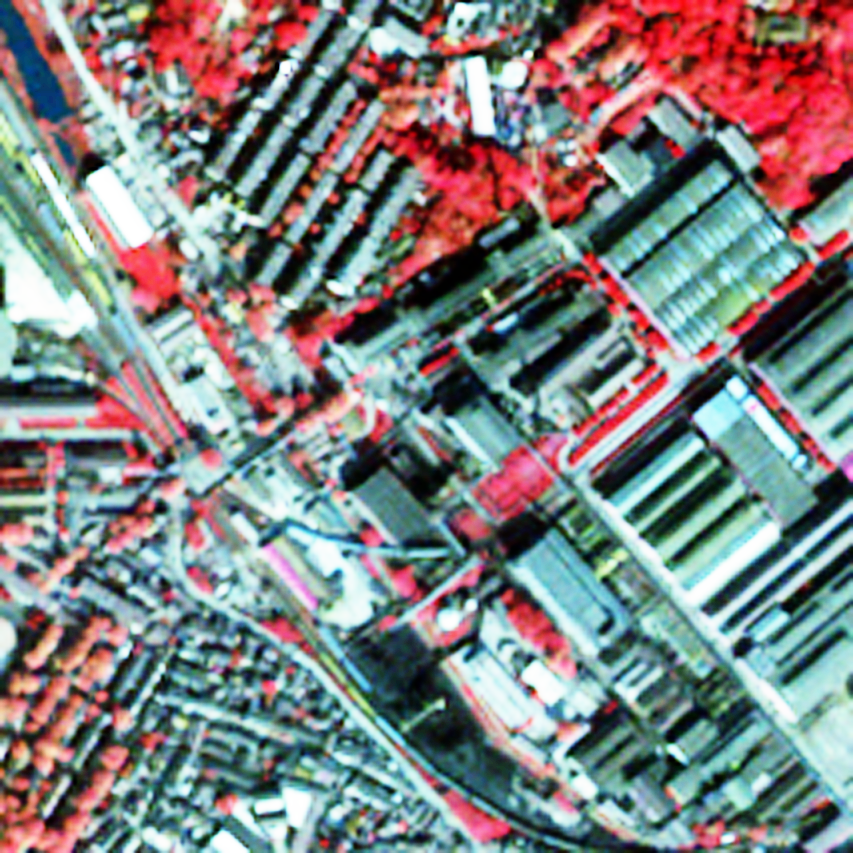
#> input picture week10/mul_input.tif, 853 x 853 px
$ python PCA.py
#> lines starting #> are read from the running program, lines starting #| are printed output that depends on the picture
#> further down, mul is the input picture: shape (853, 853, 3); mean B, G, R 129.7, 129.6, 129.1
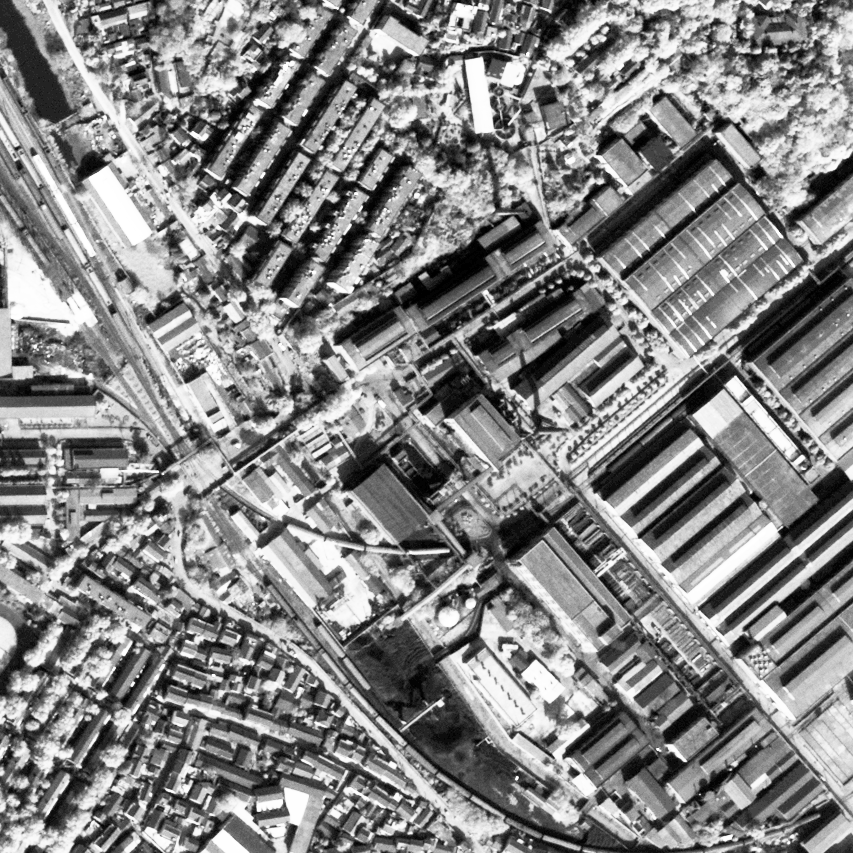
#> input picture week10/pan_input.tif, 853 x 853 px
#> further down, pan is the input picture: shape (853, 853); min 0, max 255, mean 131.9
import cv2
import numpy as np

def pca(mul, pan):

    #将数据转换为浮点型便于计算
    mul = np.float64(mul)
    pan = np.float64(pan)
    dst = np.zeros(mul.shape, dtype = np.uint8)

    #主成分变换，得到特征值和特征向量
    row, col, dim = mul.shape
#> row = 853; col = 853; dim = 3
    temp = np.zeros((row * col, dim), dtype = np.float32)
    for i in range(dim):
        temp[:, i] = (mul[:, :, i]).ravel() # 将矩阵向量化
    meanTemp, eigvect = cv2.PCACompute(temp, (np.mean(temp, axis = 0)).reshape(1, -1)) # axis=0，输出矩阵是1行，求每一列的平均（按照每一行去求平均）；转换成一行；返回排序后的特征值和特征向量
#> meanTemp = [[129.7, 129.6, 129]]; eigvect = [[0.614, 0.61, 0.501], [-0.339, -0.369, 0.865], [-0.713, 0.701, 0.0198]]

    #替换第一分量
    pca = cv2.PCAProject(temp, meanTemp, eigvect) # 旋转到主成分空间
    pca[:, 0] = pan.ravel()
    inverse = cv2.PCABackProject(pca, meanTemp, eigvect)
    temp = np.zeros(mul.shape, dtype = np.float64)
    for i in range(3):
        temp[:, :, i] = (inverse[:, i]).reshape(row, col)
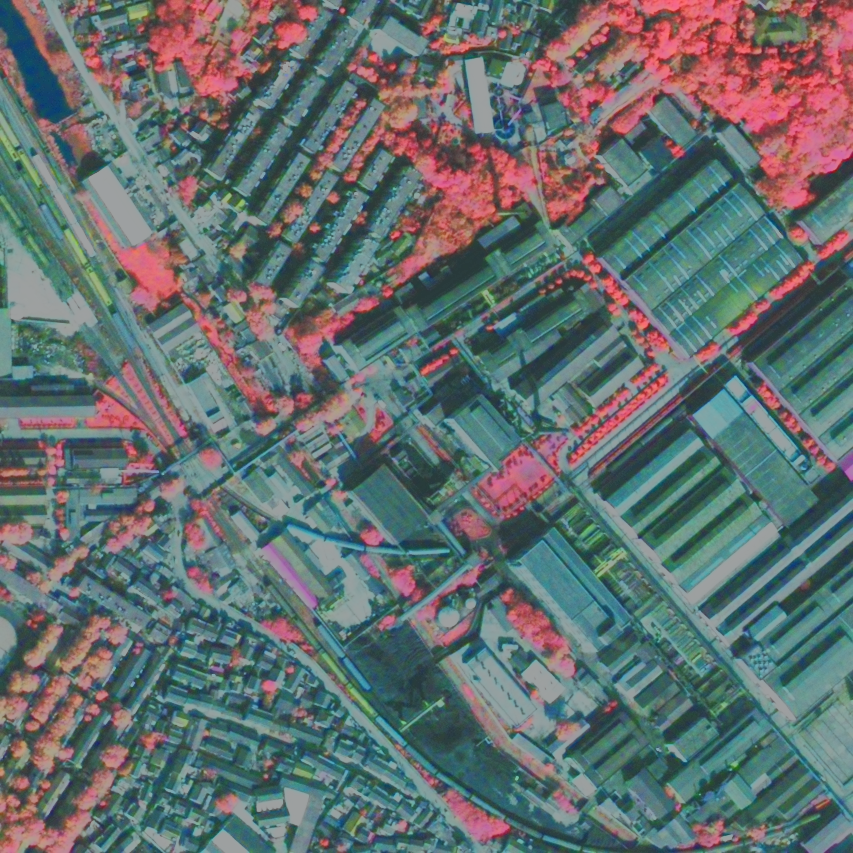
#> temp: shape (853, 853, 3) float64; mean of channels 0, 1, 2 210.6, 210, 195.1; drawn with min black and max white

    #转换到8位整型数据
    for i in range(dim):
        imax = np.max(temp[:, :, i])
        imin = np.min(temp[:, :, i])
        dst[:, :, i] = np.uint8(255.0 / (imax - imin + 0.0000001) * (temp[:, :, i] - imin))
#> this loop made 3 passes
#> (imax, imin) on passes 1 to 3: (340.3, 85.1), (327, 74.79), (408.2, 56.51)
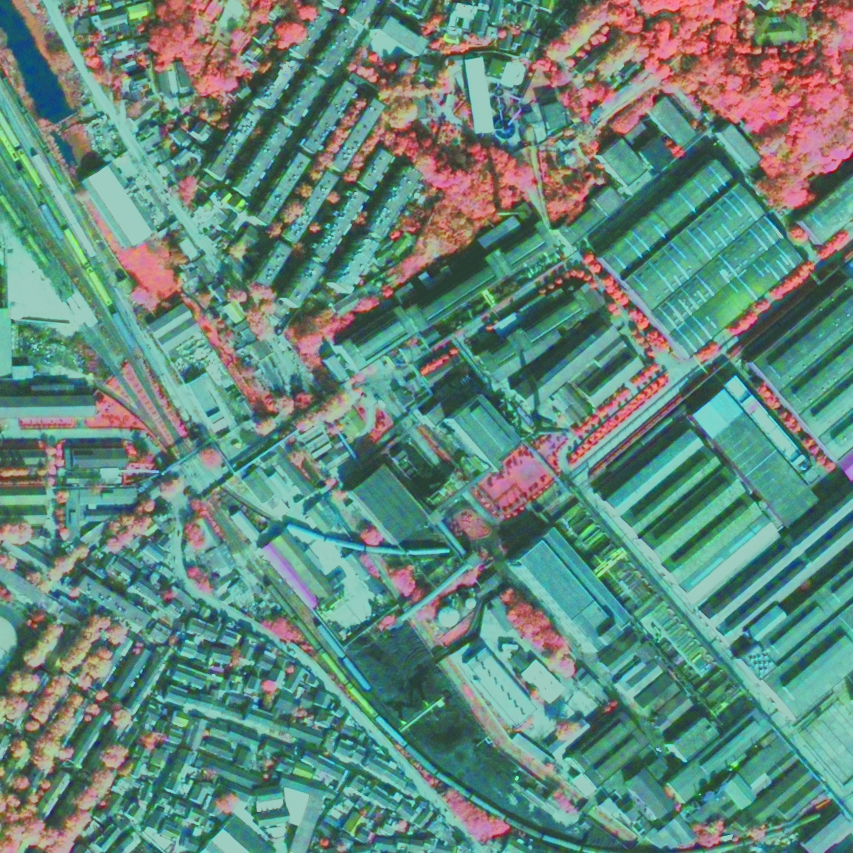
#> dst: shape (853, 853, 3); mean of channels 0, 1, 2 124.9, 136.3, 100; drawn as B, G, R
    return dst

mul = cv2.imread('mul_input.tif', cv2.IMREAD_COLOR)
pan = cv2.imread('pan_input.tif', cv2.IMREAD_GRAYSCALE)
cv2.imshow('mul-image', mul)
cv2.imshow('pan-image', pan)

img = pca(mul, pan)
cv2.imshow('PCAFusion', img)

cv2.waitKey()
cv2.destroyAllWindows()
